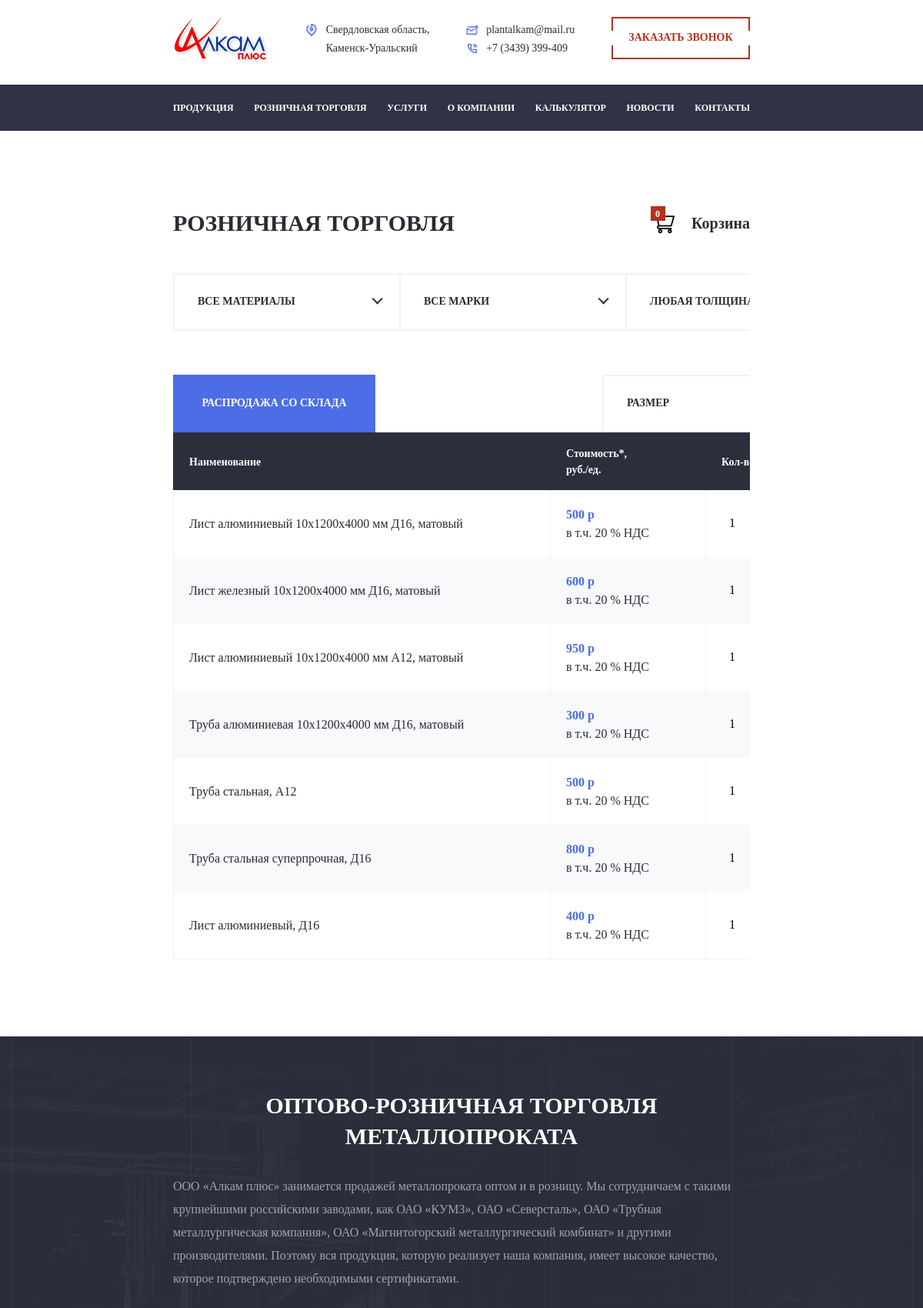
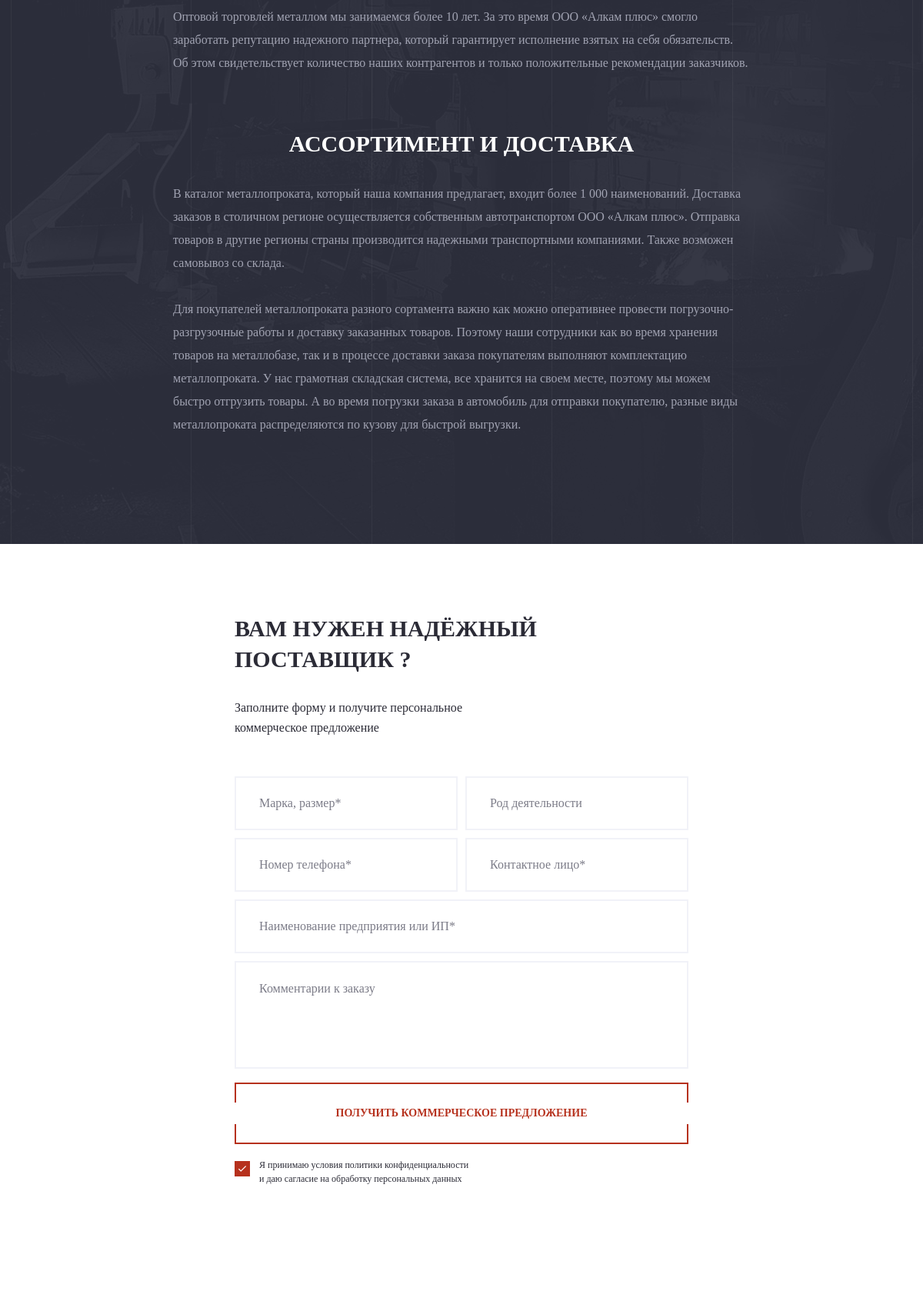
The app's page /shop/ (upper part) with its own data (2 pictures, top to bottom).
### contacts/models.py (models this page shows, shortened)
class SiteContacts(SingletonModel.SingletonModel):
    region = models.CharField(max_length=128, blank=True, null=True, default=u"Свердловская область", verbose_name=u"Область")
    city = models.CharField(max_length=128, blank=True, null=True, default=u"Каменск-Уральский", verbose_name=u"Город")
    street = models.CharField(max_length=128, blank=True, null=True, default=u"ул. Заводская, 9/8", verbose_name=u"Улица, дом")
    email = models.CharField(max_length=128, blank=True, null=True, default=u"plantalkam@mail.ru", verbose_name=u"Email")
    phone1 = models.CharField(max_length=128, blank=True, null=True, default=u"+7 (3439) 399-409", verbose_name=u"Телефон приёмной")
    phone2 = models.CharField(max_length=128, blank=True, null=True, default=u"+7 (3439) 399-409", verbose_name=u"Телефон отдела продаж")
    phone3 = models.CharField(max_length=128, blank=True, null=True, default=u"+7 (3439) 399-409",
                              verbose_name=u"Телефон отдела цветных металлов")
    phone4 = models.CharField(max_length=128, blank=True, null=True, default=u"+7 (3439) 399-409", verbose_name=u"Телефон бухгалтерии")
    map = models.TextField(max_length=500, blank=True, null=True, verbose_name=u"Код яндекс карты")
    class Meta:
        verbose_name = u"Контакты"
        verbose_name_plural = u"Контакты"

### shop/models.py (models this page shows, shortened)
class ProductShop(models.Model):
    name = models.CharField(max_length=128, verbose_name=u"Название")
    thickness = models.FloatField(verbose_name=u"Толщина, мм")
    width = models.CharField(max_length=50, verbose_name=u"Ширина, мм")
    length = models.CharField(max_length=50, verbose_name=u"Длина, мм")
    product_type = models.ForeignKey(ProductShopType, blank=True, null=True, default=None,
                                     on_delete=models.CASCADE, verbose_name=u"Вид продукции")
    product_mark = models.ForeignKey(ProductShopMark, blank=True, null=True, default=None,
                                     on_delete=models.CASCADE, verbose_name=u"Марка сплава")
    product_material = models.ForeignKey(ProductShopMaterial, blank=True, null=True, default=None,
                                         on_delete=models.CASCADE, verbose_name=u"Материал")
    price_per_kilo = models.IntegerField(verbose_name=u"Цена за кг")
    price_per_unit = models.IntegerField(verbose_name=u"Цена за штуку")
    is_sale = models.BooleanField(default=False, verbose_name=u"Товар по распродаже")
    class Meta:
        verbose_name = u"Продукт"
        verbose_name_plural = u"Продукты"

### shop/views.py (the view, shortened to what this page needs)
@csrf_exempt
def shop_page(request):
    session_key = request.session.session_key
    try:
        product_len = len(Order.objects.get(user=session_key).productinbasket_set.all())
    except:
        product_len = 0
    if not session_key:
        request.session.cycle_key()
    if request.method == 'GET':
        contacts = SiteContacts.objects.all()[0]
        materials = ProductShopMaterial.objects.all()
        marks = ProductShopMark.objects.all()
        thickness = set(ProductShop.objects.all().values_list('thickness', flat=True).order_by('thickness'))
        products, page, is_paginated, page_prev, page_next = get_products_paginated(request)
        return render(request, 'shop.html', locals())

### classes/SingletonModel.py (called while the page is built)
    def set_cache(self):
        cache.set(self.__class__.__name__, self)

    @classmethod
    def load(cls):
        if cache.get(cls.__name__) is None:
            obj, created = cls.objects.get_or_create(pk=1)
            if not created:
                obj.set_cache()
        return cache.get(cls.__name__)

### contacts/context_processors.py (called while the page is built)
def settings(request):
    return {'settings': SiteContacts.load()}

### templates/shop.html (shortened to what this page needs)
{% extends 'site.html' %}
{% load static %}
{% block body %}
            <section class="block17">
				<div class="container">
					<div class="block17__header vc">
						<div class="section__title">Розничная торговля</div>
                        <a href="{% url 'basket_page' %}" class="cart">
							<div class="cart-num">
                                <span>
                                    {% if product_len %}
                                        {{ product_len }}
                                    {% else %}
                                        0
                                    {% endif %}
                                </span>
                            </div>
                            <img src="{% static 'img/icons/cart.png' %}" alt=""/>
                            <span class="title">Корзина</span>
                        </a>
					</div>
					<div class="block17__table-outer">
						<div class="block17__table-inner">
							<div class="block17__filters-wrap block18__filters-wrap">
								<form class="block17__filters block18__filters" method="post" action="{% url 'shop_page' %}">
									<div class="select-wrapper">
									</div>
									<div class="select-wrapper">
									</div>
									<div class="select-wrapper">
									</div>
								</form>
							</div>
							<div class="block18__sort-wrap">
                                <button class="block18__sale-btn">распродажа со склада</button>
								<div class="block18__sort clearfix">
									<div class="select-wrapper">
									</div>
								</div>
							</div>
							<div class="block17__table">
								<div class="block17__th">
									<div class="block17__cell b17-w8"><span>Наименование</span></div>
									<div class="block17__cell b17-w9"><span>Стоимость*, <br>руб./ед.</span></div>
									<div class="block17__cell b17-w10"><span>Кол-во</span></div>
								</div>
								<div class="block17__body"
                                     data-sort_name=""
                                     data-sort=""
                                     data-materials=""
                                     data-marks=""
                                     data-thickness=""
                                     data-sale=""
                                >
                                    {% for product in page.object_list %}
									<div class="block17__tr" id="{{ product.id }}">
										<div class="block17__cell b17-w8 block18__cell">
                                            <span>{{ product.name }}</span>
                                        </div>
										<div class="block17__cell b17-w9 block18__cell block18__price">
                                            <span>
                                                <span class='price' data-price="{{ product.price_per_kilo }}">{{ product.price_per_kilo }} р</span>
                                                <br>в т.ч. 20 % НДС
                                            </span>
                                        </div>
										<div class="block17__cell b17-w10 block18__cell block18__quanity">
											<div class="block18__cell__select">
                                                <input type="number" name="weight" value="1" required>
											</div>
										</div>
									</div>
                                    {% endfor %}
								</div>
							</div>
						</div>
					</div>
				</div>
			</section>
			<section class="block15 block19"><img src="{% static 'img/block19/bg.png' %}" alt="" class="block__bg"/>
				<div class="container">
					<div class="block15__flex">
						<div class="section__title">Оптово-розничная <br>торговля <br>металлопроката</div>
						<div class="text">ООО «Алкам плюс» занимается продажей металлопроката оптом и в розницу. Мы сотрудничаем с такими крупнейшими российскими заводами, как ОАО «КУМЗ», ОАО «Северсталь», ОАО «Трубная металлургическая компания», ОАО «Магнитогорский металлургический комбинат» и другими производителями. Поэтому вся продукция, которую реализует наша компания, имеет высокое качество, которое подтверждено необходимыми сертификатами. <br><br>Оптовой торговлей металлом мы занимаемся более 10 лет. За это время ООО «Алкам плюс» смогло заработать репутацию надежного партнера, который гарантирует исполнение взятых на себя обязательств. Об этом свидетельствует количество наших контрагентов и только положительные рекомендации заказчиков.</div>
					</div>
					<div class="block15__flex">
						<div class="section__title">Ассортимент <br>и доставка</div>
						<div class="text">В каталог металлопроката, который наша компания предлагает, входит более 1 000 наименований. Доставка заказов в столичном регионе осуществляется собственным автотранспортом ООО «Алкам плюс». Отправка товаров в другие регионы страны производится надежными транспортными компаниями. Также возможен самовывоз со склада. <br><br>Для покупателей металлопроката разного сортамента важно как можно оперативнее провести погрузочно-разгрузочные работы и доставку заказанных товаров. Поэтому наши сотрудники как во время хранения товаров на металлобазе, так и в процессе доставки заказа покупателям выполняют комплектацию металлопроката. У нас грамотная складская система, все хранится на своем месте, поэтому мы можем быстро отгрузить товары. А во время погрузки заказа в автомобиль для отправки покупателю, разные виды металлопроката распределяются по кузову для быстрой выгрузки.</div>
					</div>
				</div>
			</section>
			<section class="block7">
				<div class="container">
					<form class="block7__form" action="{% url 'send_form' %}">
						<div class="section__title">Вам нужен надёжный <br>поставщик ? </div>
						<div class="descriptor">Заполните форму и получите персональное <br>коммерческое предложение</div>
						<div class="fieldset">
							<input type="text" name="mark" placeholder="Марка, размер*" required="required"/>
							<input type="text" name="business" placeholder="Род деятельности"/>
							<input type="text" name="phone" placeholder="Номер телефона*" required="required"/>
							<input type="text" name="name" placeholder="Контактное лицо*" required="required"/>
						</div>
						<input type="text" name="company_name" placeholder="Наименование предприятия или ИП*" required="required"/>
						<textarea name="text" placeholder="Комментарии к заказу"></textarea>
						<button class="button">Получить коммерческое предложение</button>
						<div class="checkbox">
							<label for="c1">
								<div class="box"><img src="{% static 'img/icons/check.png' %}" alt=""/></div><span>Я принимаю условия политики конфиденциальности <br>и даю сагласие на обработку персональных данных</span>
							</label>
						</div>
					</form><img src="{% static 'img/block7/1.png' %}" alt="" class="block7__img"/>
				</div>
			</section>
{% endblock %}

### templates/site.html (shortened to what this page needs)
{% load static %}
<!DOCTYPE html>
<html lang="ru">
	<head>
        <link rel="stylesheet" href="https://maxcdn.bootstrapcdn.com/bootstrap/4.0.0/css/bootstrap.min.css">
		<link href="{% static 'libs/Swiper-4.0.6/dist/css/swiper.css' %}" rel="stylesheet"/>
		<link href="{% static 'css/fonts.css' %}" rel="stylesheet"/>
		<link href="{% static 'css/lightbox.css' %}" rel="stylesheet"/>
		<link href="{% static 'css/normalize.css' %}" rel="stylesheet"/>
		<link href="{% static 'libs/jquery-nice-select-1.1.0/css/nice-select.css' %}" rel="stylesheet"/>
        <link rel="stylesheet" href="https://cdnjs.cloudflare.com/ajax/libs/toastr.js/latest/toastr.min.css">
		<link href="{% static 'libs/owl-carousel/owl.carousel.css' %}" rel="stylesheet"/>
		<link rel="stylesheet" href="{% static 'css/YouTubePopUp.css' %}"/>
		<link href="{% static 'css/main.css' %}" rel="stylesheet"/>
		<link rel="stylesheet" href="{% static 'css/animate.css' %}"/>
		<link href="{% static 'css/media.css' %}" rel="stylesheet"/>
	</head>
	<body>
		<div class="page-wrapper">
			<header>
				<div class="container">
					<div class="header__flex">
                        <a href="/"><img src="{% static 'img/logo.png' %}" alt="" class="logo"/></a>
						<div class="header__item">
							<div class="header__item__img">
                                <img src="{% static 'img/icons/1.png' %}" alt=""/>
                            </div>
                            <span>{{ contacts.region }}, <br>{{ contacts.city }}</span>
						</div>
						<div>
							<div class="header__item">
								<div class="header__item__img">
                                    <img src="{% static 'img/icons/2.png' %}" alt=""/>
                                </div>
                                <span>{{ contacts.email }}</span>
							</div>
							<div class="header__item">
								<div class="header__item__img">
                                    <img src="{% static 'img/icons/3.png' %}" alt=""/>
                                </div>
                                <span>{{ contacts.phone1 }}</span>
							</div>
						</div>
						<button class="button callback-button">Заказать звонок</button>
					</div>
				</div>
			</header>
			<nav class="main__nav-wrapper">
				<div class="container">
					<div class="main__nav hide-m">
                        <a href="/products/" class="main__nav__el">Продукция</a>
                        <a href="/shop/" class="main__nav__el">Розничная торговля</a>
                        <a href="/services/" class="main__nav__el">Услуги</a>
                        <a href="/about/" class="main__nav__el">о компании</a>
                        <a href="/calculator/" class="main__nav__el">калькулятор</a>
                        <a href="/news/" class="main__nav__el">новости</a>
                        <a href="#" class="main__nav__el main__nav__el-contacts">контакты</a>
                    </div>
				</div>
			</nav>
{% block body %}{% endblock %}
            <section class="block8">
				<div id="map">
                </div>
			</section>
		</div>
	</body>
</html>

### static/css/media.css (style rules this page uses)
@media only screen and (max-width: 1200px) { .container { width: 750px; padding: 0; } }
@media only screen and (max-width: 1200px) { .page-wrapper { min-width: 750px; } }
@media only screen and (max-width: 1200px) { .header__flex button { width: 180px; height: 55px; } }
@media only screen and (max-width: 1200px) { .header__item { margin-top: 5px; } }
@media only screen and (max-width: 1200px) { .main__nav__el { font-size: 12px; line-height: 60px; } }
@media only screen and (max-width: 1200px) { .section__title { font-size: 30px; line-height: 40px; } }
@media only screen and (max-width: 1200px) { .block7__form { margin: 0 auto; } }
@media only screen and (max-width: 1200px) { .block15 { padding: 70px 0; } }
@media only screen and (max-width: 1200px) { .block15 .block__bg { min-height: 100%; } }
@media only screen and (max-width: 1200px) { .block15__flex .section__title { width: 100%; text-align: center; margin-bottom: 30px; } }
@media only screen and (max-width: 1200px) { .block15__flex .text { width: 100%; } }
@media only screen and (max-width: 1200px) { .block17__table-outer { overflow-x: scroll; } }

### records on screen
SiteContacts: region "Свердловская область", city "Каменск-Уральский", email "plantalkam@mail.ru", phone1 "+7 (3439) 399-409"
ProductShop: name "Лист алюминиевый 10х1200х4000 мм Д16, матовый", price_per_kilo "500"
ProductShop: name "Лист железный 10х1200х4000 мм Д16, матовый", price_per_kilo "600"
ProductShop: name "Лист алюминиевый 10х1200х4000 мм А12, матовый", price_per_kilo "950"
ProductShop: name "Труба алюминиевая 10х1200х4000 мм Д16, матовый", price_per_kilo "300"
ProductShop: name "Труба стальная, А12", price_per_kilo "500"
ProductShop: name "Труба стальная суперпрочная, Д16", price_per_kilo "800"
ProductShop: name "Лист алюминиевый, Д16", price_per_kilo "400"
